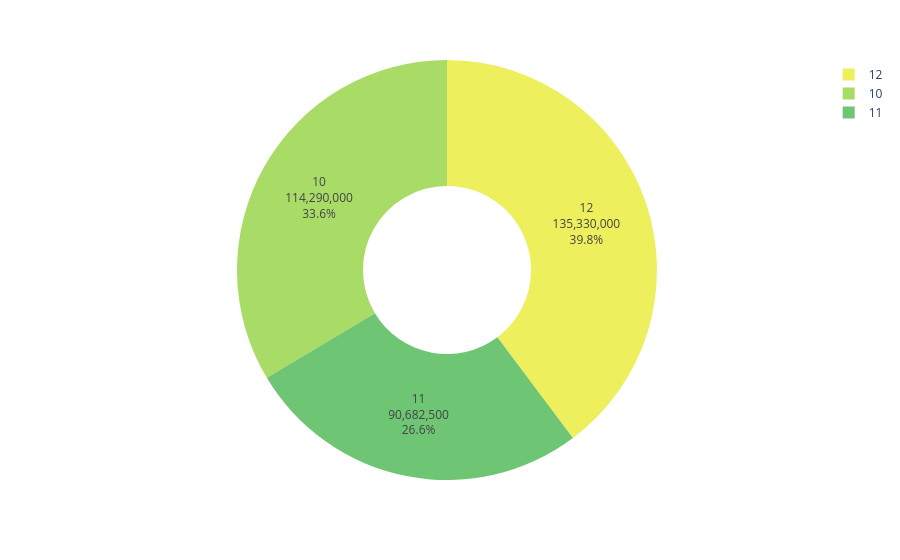

The code cell stored with this chart in its notebook:
### Code cell
fig = px.pie(values=month_sales, names=month_sales.index,
             color_discrete_sequence=px.colors.sequential.Aggrnyl_r,
             hole=0.4)
fig.update_traces(textposition='inside', textinfo='percent+value+label')
fig.show()

### Figure 1 — Plotly figure (JSON) as saved in the notebook; plotly's stock layout.template omitted (floating-point values rounded to 4 significant figures)
{"data": [{"domain": {"x": [0, 1], "y": [0, 1]}, "hole": 0.4, "hovertemplate": "label=%{label}<br>value=%{value}<extra></extra>", "labels": [10, 11, 12], "legendgroup": "", "name": "", "showlegend": true, "textinfo": "percent+value+label", "textposition": "inside", "type": "pie", "values": [114290000, 90682500, 135330000]}], "layout": {"legend": {"tracegroupgap": 0}, "margin": {"t": 60}, "piecolorway": ["rgb(237, 239, 93)", "rgb(169, 220, 103)", "rgb(110, 197, 116)", "rgb(57, 171, 126)", "rgb(13, 143, 129)", "rgb(15, 114, 121)", "rgb(36, 86, 104)"]}}
